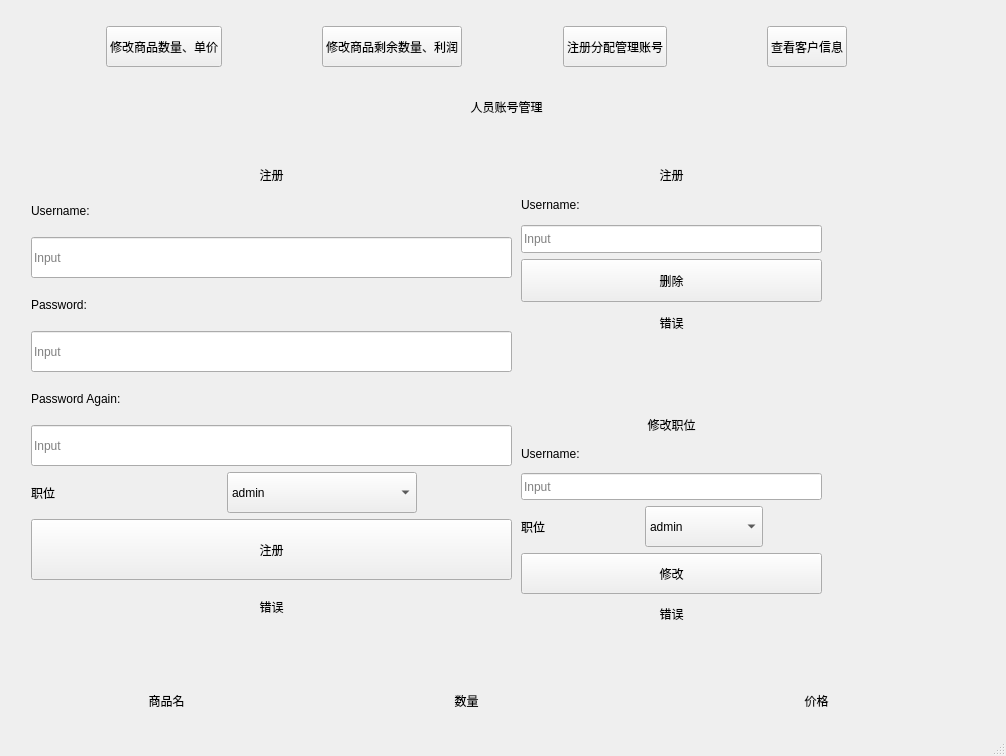
<?xml version="1.0" encoding="UTF-8"?>
<ui version="4.0">
 <class>MainWindow</class>
 <widget class="QMainWindow" name="MainWindow">
  <property name="geometry">
   <rect>
    <x>0</x>
    <y>0</y>
    <width>1006</width>
    <height>756</height>
   </rect>
  </property>
  <property name="windowTitle">
   <string>MainWindow</string>
  </property>
  <widget class="QWidget" name="centralwidget">
   <widget class="QWidget" name="mylist" native="true">
    <property name="geometry">
     <rect>
      <x>91</x>
      <y>686</y>
      <width>820</width>
      <height>30</height>
     </rect>
    </property>
    <widget class="QLabel" name="listname">
     <property name="geometry">
      <rect>
       <x>0</x>
       <y>0</y>
       <width>151</width>
       <height>30</height>
      </rect>
     </property>
     <property name="text">
      <string>商品名</string>
     </property>
     <property name="alignment">
      <set>Qt::AlignCenter</set>
     </property>
    </widget>
    <widget class="QLabel" name="listnum">
     <property name="geometry">
      <rect>
       <x>300</x>
       <y>0</y>
       <width>151</width>
       <height>30</height>
      </rect>
     </property>
     <property name="text">
      <string>数量</string>
     </property>
     <property name="alignment">
      <set>Qt::AlignCenter</set>
     </property>
    </widget>
    <widget class="QLabel" name="listprice">
     <property name="geometry">
      <rect>
       <x>650</x>
       <y>0</y>
       <width>151</width>
       <height>30</height>
      </rect>
     </property>
     <property name="text">
      <string>价格</string>
     </property>
     <property name="alignment">
      <set>Qt::AlignCenter</set>
     </property>
    </widget>
   </widget>
   <widget class="QStackedWidget" name="stackedWidget">
    <property name="geometry">
     <rect>
      <x>1</x>
      <y>6</y>
      <width>991</width>
      <height>671</height>
     </rect>
    </property>
    <property name="currentIndex">
     <number>3</number>
    </property>
    <widget class="QWidget" name="loginwidget">
     <layout class="QVBoxLayout" name="verticalLayout" stretch="1,1,0,3,1">
      <item>
       <spacer name="verticalSpacer_2">
        <property name="orientation">
         <enum>Qt::Vertical</enum>
        </property>
        <property name="sizeHint" stdset="0">
         <size>
          <width>20</width>
          <height>40</height>
         </size>
        </property>
       </spacer>
      </item>
      <item>
       <layout class="QHBoxLayout" name="horizontalLayout" stretch="2,3,2">
        <item>
         <spacer name="horizontalSpacer">
          <property name="orientation">
           <enum>Qt::Horizontal</enum>
          </property>
          <property name="sizeHint" stdset="0">
           <size>
            <width>40</width>
            <height>20</height>
           </size>
          </property>
         </spacer>
        </item>
        <item>
         <widget class="QLabel" name="title">
          <property name="text">
           <string>商店销售管理系统</string>
          </property>
          <property name="alignment">
           <set>Qt::AlignCenter</set>
          </property>
         </widget>
        </item>
        <item>
         <spacer name="horizontalSpacer_2">
          <property name="orientation">
           <enum>Qt::Horizontal</enum>
          </property>
          <property name="sizeHint" stdset="0">
           <size>
            <width>40</width>
            <height>20</height>
           </size>
          </property>
         </spacer>
        </item>
       </layout>
      </item>
      <item>
       <spacer name="verticalSpacer_3">
        <property name="orientation">
         <enum>Qt::Vertical</enum>
        </property>
        <property name="sizeHint" stdset="0">
         <size>
          <width>20</width>
          <height>40</height>
         </size>
        </property>
       </spacer>
      </item>
      <item>
       <layout class="QHBoxLayout" name="horizontalLayout_2" stretch="2,3,2">
        <item>
         <spacer name="horizontalSpacer_3">
          <property name="orientation">
           <enum>Qt::Horizontal</enum>
          </property>
          <property name="sizeHint" stdset="0">
           <size>
            <width>40</width>
            <height>20</height>
           </size>
          </property>
         </spacer>
        </item>
        <item>
         <widget class="QWidget" name="statu" native="true">
          <layout class="QVBoxLayout" name="verticalLayout_2" stretch="2,3,2,3,3,2">
           <item>
            <widget class="QLabel" name="label_3">
             <property name="text">
              <string>Username:</string>
             </property>
            </widget>
           </item>
           <item>
            <widget class="QLineEdit" name="username">
             <property name="sizePolicy">
              <sizepolicy hsizetype="Expanding" vsizetype="Preferred">
               <horstretch>0</horstretch>
               <verstretch>0</verstretch>
              </sizepolicy>
             </property>
             <property name="text">
              <string/>
             </property>
             <property name="placeholderText">
              <string>Input</string>
             </property>
            </widget>
           </item>
           <item>
            <widget class="QLabel" name="label_2">
             <property name="text">
              <string>Password:</string>
             </property>
            </widget>
           </item>
           <item>
            <widget class="QLineEdit" name="password">
             <property name="sizePolicy">
              <sizepolicy hsizetype="Expanding" vsizetype="Preferred">
               <horstretch>0</horstretch>
               <verstretch>0</verstretch>
              </sizepolicy>
             </property>
             <property name="text">
              <string extracomment="Input"/>
             </property>
             <property name="placeholderText">
              <string>Input</string>
             </property>
            </widget>
           </item>
           <item>
            <widget class="QPushButton" name="login">
             <property name="sizePolicy">
              <sizepolicy hsizetype="Minimum" vsizetype="Preferred">
               <horstretch>0</horstretch>
               <verstretch>0</verstretch>
              </sizepolicy>
             </property>
             <property name="autoFillBackground">
              <bool>false</bool>
             </property>
             <property name="text">
              <string>Log in</string>
             </property>
            </widget>
           </item>
           <item>
            <widget class="QLabel" name="loginmessage">
             <property name="text">
              <string>password error</string>
             </property>
             <property name="alignment">
              <set>Qt::AlignCenter</set>
             </property>
            </widget>
           </item>
          </layout>
         </widget>
        </item>
        <item>
         <spacer name="horizontalSpacer_4">
          <property name="orientation">
           <enum>Qt::Horizontal</enum>
          </property>
          <property name="sizeHint" stdset="0">
           <size>
            <width>40</width>
            <height>20</height>
           </size>
          </property>
         </spacer>
        </item>
       </layout>
      </item>
      <item>
       <spacer name="verticalSpacer">
        <property name="orientation">
         <enum>Qt::Vertical</enum>
        </property>
        <property name="sizeHint" stdset="0">
         <size>
          <width>20</width>
          <height>40</height>
         </size>
        </property>
       </spacer>
      </item>
     </layout>
    </widget>
    <widget class="QWidget" name="analysiswidget">
     <widget class="QLabel" name="label_14">
      <property name="geometry">
       <rect>
        <x>400</x>
        <y>230</y>
        <width>271</width>
        <height>121</height>
       </rect>
      </property>
      <property name="text">
       <string>TextLabel</string>
      </property>
     </widget>
    </widget>
    <widget class="QWidget" name="warewidget">
     <widget class="QWidget" name="horizontalLayoutWidget_10">
      <property name="geometry">
       <rect>
        <x>30</x>
        <y>60</y>
        <width>461</width>
        <height>39</height>
       </rect>
      </property>
      <layout class="QHBoxLayout" name="horizontalLayout_10" stretch="1,3">
       <item>
        <widget class="QLabel" name="label_15">
         <property name="text">
          <string>条形码</string>
         </property>
        </widget>
       </item>
       <item>
        <widget class="QLineEdit" name="ware_barcode">
         <property name="sizePolicy">
          <sizepolicy hsizetype="Expanding" vsizetype="Preferred">
           <horstretch>0</horstretch>
           <verstretch>0</verstretch>
          </sizepolicy>
         </property>
        </widget>
       </item>
      </layout>
     </widget>
     <widget class="QWidget" name="horizontalLayoutWidget_11">
      <property name="geometry">
       <rect>
        <x>30</x>
        <y>120</y>
        <width>461</width>
        <height>39</height>
       </rect>
      </property>
      <layout class="QHBoxLayout" name="horizontalLayout_11" stretch="1,3">
       <item>
        <widget class="QLabel" name="label_16">
         <property name="text">
          <string>进货数</string>
         </property>
        </widget>
       </item>
       <item>
        <widget class="QLineEdit" name="ware_orginnumber">
         <property name="sizePolicy">
          <sizepolicy hsizetype="Expanding" vsizetype="Preferred">
           <horstretch>0</horstretch>
           <verstretch>0</verstretch>
          </sizepolicy>
         </property>
        </widget>
       </item>
      </layout>
     </widget>
     <widget class="QWidget" name="horizontalLayoutWidget_12">
      <property name="geometry">
       <rect>
        <x>530</x>
        <y>60</y>
        <width>461</width>
        <height>39</height>
       </rect>
      </property>
      <layout class="QHBoxLayout" name="horizontalLayout_12" stretch="1,3">
       <item>
        <widget class="QLabel" name="label_17">
         <property name="text">
          <string>商品品牌</string>
         </property>
        </widget>
       </item>
       <item>
        <widget class="QLineEdit" name="ware_bank">
         <property name="sizePolicy">
          <sizepolicy hsizetype="Expanding" vsizetype="Preferred">
           <horstretch>0</horstretch>
           <verstretch>0</verstretch>
          </sizepolicy>
         </property>
        </widget>
       </item>
      </layout>
     </widget>
     <widget class="QWidget" name="horizontalLayoutWidget_13">
      <property name="geometry">
       <rect>
        <x>530</x>
        <y>120</y>
        <width>461</width>
        <height>39</height>
       </rect>
      </property>
      <layout class="QHBoxLayout" name="horizontalLayout_13" stretch="1,3">
       <item>
        <widget class="QLabel" name="label_18">
         <property name="text">
          <string>商品名字</string>
         </property>
        </widget>
       </item>
       <item>
        <widget class="QLineEdit" name="ware_goodsname">
         <property name="sizePolicy">
          <sizepolicy hsizetype="Expanding" vsizetype="Preferred">
           <horstretch>0</horstretch>
           <verstretch>0</verstretch>
          </sizepolicy>
         </property>
        </widget>
       </item>
      </layout>
     </widget>
     <widget class="QWidget" name="horizontalLayoutWidget_14">
      <property name="geometry">
       <rect>
        <x>30</x>
        <y>180</y>
        <width>461</width>
        <height>39</height>
       </rect>
      </property>
      <layout class="QHBoxLayout" name="horizontalLayout_14" stretch="1,3">
       <item>
        <widget class="QLabel" name="emmm">
         <property name="text">
          <string>商品进货价</string>
         </property>
        </widget>
       </item>
       <item>
        <widget class="QLineEdit" name="ware_purchaseprice">
         <property name="sizePolicy">
          <sizepolicy hsizetype="Expanding" vsizetype="Preferred">
           <horstretch>0</horstretch>
           <verstretch>0</verstretch>
          </sizepolicy>
         </property>
        </widget>
       </item>
      </layout>
     </widget>
     <widget class="QLabel" name="position">
      <property name="geometry">
       <rect>
        <x>140</x>
        <y>260</y>
        <width>41</width>
        <height>31</height>
       </rect>
      </property>
      <property name="text">
       <string>定位</string>
      </property>
     </widget>
     <widget class="QTableWidget" name="tableWidget">
      <property name="geometry">
       <rect>
        <x>130</x>
        <y>250</y>
        <width>801</width>
        <height>321</height>
       </rect>
      </property>
      <column>
       <property name="text">
        <string>ID编号</string>
       </property>
      </column>
      <column>
       <property name="text">
        <string>品牌</string>
       </property>
      </column>
      <column>
       <property name="text">
        <string>名称</string>
       </property>
      </column>
      <column>
       <property name="text">
        <string>条形码</string>
       </property>
      </column>
      <column>
       <property name="text">
        <string>进货数量</string>
       </property>
      </column>
      <column>
       <property name="text">
        <string>进货价格</string>
       </property>
      </column>
     </widget>
     <widget class="QPushButton" name="ware_add">
      <property name="geometry">
       <rect>
        <x>530</x>
        <y>180</y>
        <width>121</width>
        <height>41</height>
       </rect>
      </property>
      <property name="text">
       <string>添加</string>
      </property>
     </widget>
     <widget class="QLabel" name="ware_message">
      <property name="geometry">
       <rect>
        <x>220</x>
        <y>580</y>
        <width>621</width>
        <height>31</height>
       </rect>
      </property>
      <property name="text">
       <string>message</string>
      </property>
      <property name="alignment">
       <set>Qt::AlignCenter</set>
      </property>
     </widget>
     <widget class="QPushButton" name="ware_change">
      <property name="geometry">
       <rect>
        <x>670</x>
        <y>180</y>
        <width>121</width>
        <height>41</height>
       </rect>
      </property>
      <property name="text">
       <string>修改</string>
      </property>
     </widget>
     <widget class="QPushButton" name="ware_delete">
      <property name="geometry">
       <rect>
        <x>810</x>
        <y>180</y>
        <width>121</width>
        <height>41</height>
       </rect>
      </property>
      <property name="text">
       <string>删除</string>
      </property>
     </widget>
    </widget>
    <widget class="QWidget" name="adminwidget">
     <widget class="QWidget" name="horizontalLayoutWidget">
      <property name="geometry">
       <rect>
        <x>10</x>
        <y>20</y>
        <width>931</width>
        <height>41</height>
       </rect>
      </property>
      <layout class="QHBoxLayout" name="horizontalLayout_15">
       <item>
        <spacer name="horizontalSpacer_5">
         <property name="orientation">
          <enum>Qt::Horizontal</enum>
         </property>
         <property name="sizeHint" stdset="0">
          <size>
           <width>40</width>
           <height>20</height>
          </size>
         </property>
        </spacer>
       </item>
       <item>
        <widget class="QPushButton" name="pushButton">
         <property name="sizePolicy">
          <sizepolicy hsizetype="Minimum" vsizetype="Preferred">
           <horstretch>0</horstretch>
           <verstretch>0</verstretch>
          </sizepolicy>
         </property>
         <property name="text">
          <string>修改商品数量、单价</string>
         </property>
        </widget>
       </item>
       <item>
        <spacer name="horizontalSpacer_7">
         <property name="orientation">
          <enum>Qt::Horizontal</enum>
         </property>
         <property name="sizeHint" stdset="0">
          <size>
           <width>40</width>
           <height>20</height>
          </size>
         </property>
        </spacer>
       </item>
       <item>
        <widget class="QPushButton" name="pushButton_4">
         <property name="sizePolicy">
          <sizepolicy hsizetype="Minimum" vsizetype="Preferred">
           <horstretch>0</horstretch>
           <verstretch>0</verstretch>
          </sizepolicy>
         </property>
         <property name="text">
          <string>修改商品剩余数量、利润</string>
         </property>
        </widget>
       </item>
       <item>
        <spacer name="horizontalSpacer_8">
         <property name="orientation">
          <enum>Qt::Horizontal</enum>
         </property>
         <property name="sizeHint" stdset="0">
          <size>
           <width>40</width>
           <height>20</height>
          </size>
         </property>
        </spacer>
       </item>
       <item>
        <widget class="QPushButton" name="pushButton_2">
         <property name="sizePolicy">
          <sizepolicy hsizetype="Minimum" vsizetype="Preferred">
           <horstretch>0</horstretch>
           <verstretch>0</verstretch>
          </sizepolicy>
         </property>
         <property name="text">
          <string>注册分配管理账号</string>
         </property>
        </widget>
       </item>
       <item>
        <spacer name="horizontalSpacer_9">
         <property name="orientation">
          <enum>Qt::Horizontal</enum>
         </property>
         <property name="sizeHint" stdset="0">
          <size>
           <width>40</width>
           <height>20</height>
          </size>
         </property>
        </spacer>
       </item>
       <item>
        <widget class="QPushButton" name="pushButton_3">
         <property name="sizePolicy">
          <sizepolicy hsizetype="Minimum" vsizetype="Preferred">
           <horstretch>0</horstretch>
           <verstretch>0</verstretch>
          </sizepolicy>
         </property>
         <property name="text">
          <string>查看客户信息</string>
         </property>
        </widget>
       </item>
       <item>
        <spacer name="horizontalSpacer_6">
         <property name="orientation">
          <enum>Qt::Horizontal</enum>
         </property>
         <property name="sizeHint" stdset="0">
          <size>
           <width>40</width>
           <height>20</height>
          </size>
         </property>
        </spacer>
       </item>
      </layout>
     </widget>
     <widget class="QStackedWidget" name="adminstacked">
      <property name="geometry">
       <rect>
        <x>10</x>
        <y>80</y>
        <width>931</width>
        <height>551</height>
       </rect>
      </property>
      <widget class="QWidget" name="manager_man">
       <widget class="QWidget" name="layoutWidget_2">
        <property name="geometry">
         <rect>
          <x>270</x>
          <y>0</y>
          <width>451</width>
          <height>41</height>
         </rect>
        </property>
        <layout class="QHBoxLayout" name="horizontalLayout_17" stretch="2,3,2">
         <item>
          <spacer name="horizontalSpacer_12">
           <property name="orientation">
            <enum>Qt::Horizontal</enum>
           </property>
           <property name="sizeHint" stdset="0">
            <size>
             <width>40</width>
             <height>20</height>
            </size>
           </property>
          </spacer>
         </item>
         <item>
          <widget class="QLabel" name="title_2">
           <property name="text">
            <string>人员账号管理</string>
           </property>
           <property name="alignment">
            <set>Qt::AlignCenter</set>
           </property>
          </widget>
         </item>
         <item>
          <spacer name="horizontalSpacer_13">
           <property name="orientation">
            <enum>Qt::Horizontal</enum>
           </property>
           <property name="sizeHint" stdset="0">
            <size>
             <width>40</width>
             <height>20</height>
            </size>
           </property>
          </spacer>
         </item>
        </layout>
       </widget>
       <widget class="QWidget" name="statu_2" native="true">
        <property name="geometry">
         <rect>
          <x>20</x>
          <y>80</y>
          <width>481</width>
          <height>461</height>
         </rect>
        </property>
        <layout class="QVBoxLayout" name="verticalLayout_3" stretch="0,2,2,2,2,2,2,2,3,2">
         <item>
          <widget class="QLabel" name="label_21">
           <property name="text">
            <string>注册</string>
           </property>
           <property name="alignment">
            <set>Qt::AlignCenter</set>
           </property>
          </widget>
         </item>
         <item>
          <widget class="QLabel" name="label_9">
           <property name="text">
            <string>Username:</string>
           </property>
          </widget>
         </item>
         <item>
          <widget class="QLineEdit" name="username_2">
           <property name="sizePolicy">
            <sizepolicy hsizetype="Expanding" vsizetype="Preferred">
             <horstretch>0</horstretch>
             <verstretch>0</verstretch>
            </sizepolicy>
           </property>
           <property name="text">
            <string/>
           </property>
           <property name="placeholderText">
            <string>Input</string>
           </property>
          </widget>
         </item>
         <item>
          <widget class="QLabel" name="label_13">
           <property name="text">
            <string>Password:</string>
           </property>
          </widget>
         </item>
         <item>
          <widget class="QLineEdit" name="password_2">
           <property name="sizePolicy">
            <sizepolicy hsizetype="Expanding" vsizetype="Preferred">
             <horstretch>0</horstretch>
             <verstretch>0</verstretch>
            </sizepolicy>
           </property>
           <property name="text">
            <string extracomment="Input"/>
           </property>
           <property name="placeholderText">
            <string>Input</string>
           </property>
          </widget>
         </item>
         <item>
          <widget class="QLabel" name="label_19">
           <property name="text">
            <string>Password Again:</string>
           </property>
          </widget>
         </item>
         <item>
          <widget class="QLineEdit" name="password_3">
           <property name="sizePolicy">
            <sizepolicy hsizetype="Expanding" vsizetype="Preferred">
             <horstretch>0</horstretch>
             <verstretch>0</verstretch>
            </sizepolicy>
           </property>
           <property name="text">
            <string extracomment="Input"/>
           </property>
           <property name="placeholderText">
            <string>Input</string>
           </property>
          </widget>
         </item>
         <item>
          <layout class="QHBoxLayout" name="horizontalLayout_16" stretch="2,2,1">
           <item>
            <widget class="QLabel" name="label_20">
             <property name="text">
              <string>职位</string>
             </property>
            </widget>
           </item>
           <item>
            <widget class="QComboBox" name="comboBox">
             <property name="sizePolicy">
              <sizepolicy hsizetype="Preferred" vsizetype="Preferred">
               <horstretch>0</horstretch>
               <verstretch>0</verstretch>
              </sizepolicy>
             </property>
             <item>
              <property name="text">
               <string>admin</string>
              </property>
             </item>
             <item>
              <property name="text">
               <string>sale</string>
              </property>
             </item>
             <item>
              <property name="text">
               <string>analyst</string>
              </property>
             </item>
             <item>
              <property name="text">
               <string>ware</string>
              </property>
             </item>
            </widget>
           </item>
           <item>
            <spacer name="horizontalSpacer_10">
             <property name="orientation">
              <enum>Qt::Horizontal</enum>
             </property>
             <property name="sizeHint" stdset="0">
              <size>
               <width>40</width>
               <height>20</height>
              </size>
             </property>
            </spacer>
           </item>
          </layout>
         </item>
         <item>
          <widget class="QPushButton" name="resign">
           <property name="sizePolicy">
            <sizepolicy hsizetype="Minimum" vsizetype="Preferred">
             <horstretch>0</horstretch>
             <verstretch>0</verstretch>
            </sizepolicy>
           </property>
           <property name="autoFillBackground">
            <bool>false</bool>
           </property>
           <property name="text">
            <string>注册</string>
           </property>
          </widget>
         </item>
         <item>
          <widget class="QLabel" name="loginmessage_2">
           <property name="text">
            <string>错误</string>
           </property>
           <property name="alignment">
            <set>Qt::AlignCenter</set>
           </property>
          </widget>
         </item>
        </layout>
       </widget>
       <widget class="QWidget" name="statu_3" native="true">
        <property name="geometry">
         <rect>
          <x>510</x>
          <y>80</y>
          <width>301</width>
          <height>171</height>
         </rect>
        </property>
        <layout class="QVBoxLayout" name="verticalLayout_4" stretch="0,2,2,3,2">
         <item>
          <widget class="QLabel" name="label_22">
           <property name="text">
            <string>注册</string>
           </property>
           <property name="alignment">
            <set>Qt::AlignCenter</set>
           </property>
          </widget>
         </item>
         <item>
          <widget class="QLabel" name="label_23">
           <property name="text">
            <string>Username:</string>
           </property>
          </widget>
         </item>
         <item>
          <widget class="QLineEdit" name="username_3">
           <property name="sizePolicy">
            <sizepolicy hsizetype="Expanding" vsizetype="Preferred">
             <horstretch>0</horstretch>
             <verstretch>0</verstretch>
            </sizepolicy>
           </property>
           <property name="text">
            <string/>
           </property>
           <property name="placeholderText">
            <string>Input</string>
           </property>
          </widget>
         </item>
         <item>
          <widget class="QPushButton" name="delete_man">
           <property name="sizePolicy">
            <sizepolicy hsizetype="Minimum" vsizetype="Preferred">
             <horstretch>0</horstretch>
             <verstretch>0</verstretch>
            </sizepolicy>
           </property>
           <property name="autoFillBackground">
            <bool>false</bool>
           </property>
           <property name="text">
            <string>删除</string>
           </property>
          </widget>
         </item>
         <item>
          <widget class="QLabel" name="loginmessage_3">
           <property name="text">
            <string>错误</string>
           </property>
           <property name="alignment">
            <set>Qt::AlignCenter</set>
           </property>
          </widget>
         </item>
        </layout>
       </widget>
       <widget class="QWidget" name="statu_4" native="true">
        <property name="geometry">
         <rect>
          <x>510</x>
          <y>330</y>
          <width>301</width>
          <height>211</height>
         </rect>
        </property>
        <layout class="QVBoxLayout" name="verticalLayout_5" stretch="1,2,2,3,3,2">
         <item>
          <widget class="QLabel" name="label_24">
           <property name="text">
            <string>修改职位</string>
           </property>
           <property name="alignment">
            <set>Qt::AlignCenter</set>
           </property>
          </widget>
         </item>
         <item>
          <widget class="QLabel" name="label_25">
           <property name="text">
            <string>Username:</string>
           </property>
          </widget>
         </item>
         <item>
          <widget class="QLineEdit" name="username_4">
           <property name="sizePolicy">
            <sizepolicy hsizetype="Expanding" vsizetype="Preferred">
             <horstretch>0</horstretch>
             <verstretch>0</verstretch>
            </sizepolicy>
           </property>
           <property name="text">
            <string/>
           </property>
           <property name="placeholderText">
            <string>Input</string>
           </property>
          </widget>
         </item>
         <item>
          <layout class="QHBoxLayout" name="horizontalLayout_18" stretch="2,2,1">
           <item>
            <widget class="QLabel" name="label_26">
             <property name="text">
              <string>职位</string>
             </property>
            </widget>
           </item>
           <item>
            <widget class="QComboBox" name="comboBox_2">
             <property name="sizePolicy">
              <sizepolicy hsizetype="Preferred" vsizetype="Preferred">
               <horstretch>0</horstretch>
               <verstretch>0</verstretch>
              </sizepolicy>
             </property>
             <item>
              <property name="text">
               <string>admin</string>
              </property>
             </item>
             <item>
              <property name="text">
               <string>sale</string>
              </property>
             </item>
             <item>
              <property name="text">
               <string>analyst</string>
              </property>
             </item>
             <item>
              <property name="text">
               <string>ware</string>
              </property>
             </item>
            </widget>
           </item>
           <item>
            <spacer name="horizontalSpacer_11">
             <property name="orientation">
              <enum>Qt::Horizontal</enum>
             </property>
             <property name="sizeHint" stdset="0">
              <size>
               <width>40</width>
               <height>20</height>
              </size>
             </property>
            </spacer>
           </item>
          </layout>
         </item>
         <item>
          <widget class="QPushButton" name="change_man">
           <property name="sizePolicy">
            <sizepolicy hsizetype="Minimum" vsizetype="Preferred">
             <horstretch>0</horstretch>
             <verstretch>0</verstretch>
            </sizepolicy>
           </property>
           <property name="autoFillBackground">
            <bool>false</bool>
           </property>
           <property name="text">
            <string>修改</string>
           </property>
          </widget>
         </item>
         <item>
          <widget class="QLabel" name="loginmessage_4">
           <property name="text">
            <string>错误</string>
           </property>
           <property name="alignment">
            <set>Qt::AlignCenter</set>
           </property>
          </widget>
         </item>
        </layout>
       </widget>
      </widget>
      <widget class="QWidget" name="page_2"/>
     </widget>
    </widget>
    <widget class="QWidget" name="salewidget">
     <widget class="QWidget" name="horizontalLayoutWidget_6">
      <property name="geometry">
       <rect>
        <x>50</x>
        <y>40</y>
        <width>921</width>
        <height>61</height>
       </rect>
      </property>
      <layout class="QHBoxLayout" name="horizontalLayout_6">
       <item>
        <layout class="QHBoxLayout" name="horizontalLayout_3">
         <item>
          <widget class="QLabel" name="label">
           <property name="text">
            <string>商品名称</string>
           </property>
          </widget>
         </item>
         <item>
          <widget class="QLabel" name="goodsname">
           <property name="text">
            <string>goodsname</string>
           </property>
          </widget>
         </item>
        </layout>
       </item>
       <item>
        <layout class="QHBoxLayout" name="horizontalLayout_4">
         <item>
          <widget class="QLabel" name="label_4">
           <property name="text">
            <string>价格</string>
           </property>
          </widget>
         </item>
         <item>
          <widget class="QLabel" name="price">
           <property name="text">
            <string>price</string>
           </property>
          </widget>
         </item>
        </layout>
       </item>
       <item>
        <layout class="QHBoxLayout" name="horizontalLayout_5">
         <item>
          <widget class="QLabel" name="label_5">
           <property name="text">
            <string>条形码</string>
           </property>
          </widget>
         </item>
         <item>
          <widget class="QLabel" name="barcode">
           <property name="text">
            <string>barcode</string>
           </property>
          </widget>
         </item>
        </layout>
       </item>
      </layout>
     </widget>
     <widget class="QListWidget" name="listWidget">
      <property name="geometry">
       <rect>
        <x>100</x>
        <y>160</y>
        <width>820</width>
        <height>320</height>
       </rect>
      </property>
     </widget>
     <widget class="QWidget" name="widget_2" native="true">
      <property name="geometry">
       <rect>
        <x>100</x>
        <y>120</y>
        <width>820</width>
        <height>30</height>
       </rect>
      </property>
      <widget class="QLabel" name="label_10">
       <property name="geometry">
        <rect>
         <x>0</x>
         <y>0</y>
         <width>151</width>
         <height>30</height>
        </rect>
       </property>
       <property name="text">
        <string>商品名</string>
       </property>
       <property name="alignment">
        <set>Qt::AlignCenter</set>
       </property>
      </widget>
      <widget class="QLabel" name="label_11">
       <property name="geometry">
        <rect>
         <x>300</x>
         <y>0</y>
         <width>151</width>
         <height>30</height>
        </rect>
       </property>
       <property name="text">
        <string>数量</string>
       </property>
       <property name="alignment">
        <set>Qt::AlignCenter</set>
       </property>
      </widget>
      <widget class="QLabel" name="label_12">
       <property name="geometry">
        <rect>
         <x>650</x>
         <y>0</y>
         <width>151</width>
         <height>30</height>
        </rect>
       </property>
       <property name="text">
        <string>价格</string>
       </property>
       <property name="alignment">
        <set>Qt::AlignCenter</set>
       </property>
      </widget>
     </widget>
     <widget class="QWidget" name="widget" native="true">
      <property name="geometry">
       <rect>
        <x>100</x>
        <y>490</y>
        <width>821</width>
        <height>151</height>
       </rect>
      </property>
      <widget class="QWidget" name="horizontalLayoutWidget_8">
       <property name="geometry">
        <rect>
         <x>0</x>
         <y>0</y>
         <width>751</width>
         <height>41</height>
        </rect>
       </property>
       <layout class="QHBoxLayout" name="horizontalLayout_8" stretch="1,5,2">
        <item>
         <widget class="QLabel" name="label_7">
          <property name="text">
           <string>搜索商品</string>
          </property>
         </widget>
        </item>
        <item>
         <layout class="QHBoxLayout" name="horizontalLayout_7" stretch="1,3">
          <item>
           <widget class="QLabel" name="label_6">
            <property name="text">
             <string>条形码</string>
            </property>
           </widget>
          </item>
          <item>
           <widget class="QLineEdit" name="search_barcode">
            <property name="sizePolicy">
             <sizepolicy hsizetype="Expanding" vsizetype="Preferred">
              <horstretch>0</horstretch>
              <verstretch>0</verstretch>
             </sizepolicy>
            </property>
           </widget>
          </item>
         </layout>
        </item>
        <item>
         <widget class="QPushButton" name="search_and_add">
          <property name="sizePolicy">
           <sizepolicy hsizetype="Minimum" vsizetype="Preferred">
            <horstretch>0</horstretch>
            <verstretch>0</verstretch>
           </sizepolicy>
          </property>
          <property name="text">
           <string>添加</string>
          </property>
         </widget>
        </item>
       </layout>
      </widget>
      <widget class="QWidget" name="horizontalLayoutWidget_9">
       <property name="geometry">
        <rect>
         <x>0</x>
         <y>60</y>
         <width>751</width>
         <height>41</height>
        </rect>
       </property>
       <layout class="QHBoxLayout" name="horizontalLayout_9" stretch="3,3,2">
        <property name="spacing">
         <number>20</number>
        </property>
        <item>
         <widget class="QLabel" name="label_8">
          <property name="text">
           <string>应收</string>
          </property>
          <property name="alignment">
           <set>Qt::AlignRight|Qt::AlignTrailing|Qt::AlignVCenter</set>
          </property>
         </widget>
        </item>
        <item>
         <widget class="QLabel" name="need_pay">
          <property name="text">
           <string>money</string>
          </property>
         </widget>
        </item>
        <item>
         <widget class="QPushButton" name="finish_pay">
          <property name="sizePolicy">
           <sizepolicy hsizetype="Minimum" vsizetype="Preferred">
            <horstretch>0</horstretch>
            <verstretch>0</verstretch>
           </sizepolicy>
          </property>
          <property name="text">
           <string>收款完成</string>
          </property>
         </widget>
        </item>
       </layout>
      </widget>
     </widget>
    </widget>
   </widget>
  </widget>
  <widget class="QMenuBar" name="menubar">
   <property name="geometry">
    <rect>
     <x>0</x>
     <y>0</y>
     <width>1006</width>
     <height>21</height>
    </rect>
   </property>
  </widget>
  <widget class="QStatusBar" name="statusbar"/>
 </widget>
 <resources/>
 <connections/>
</ui>
